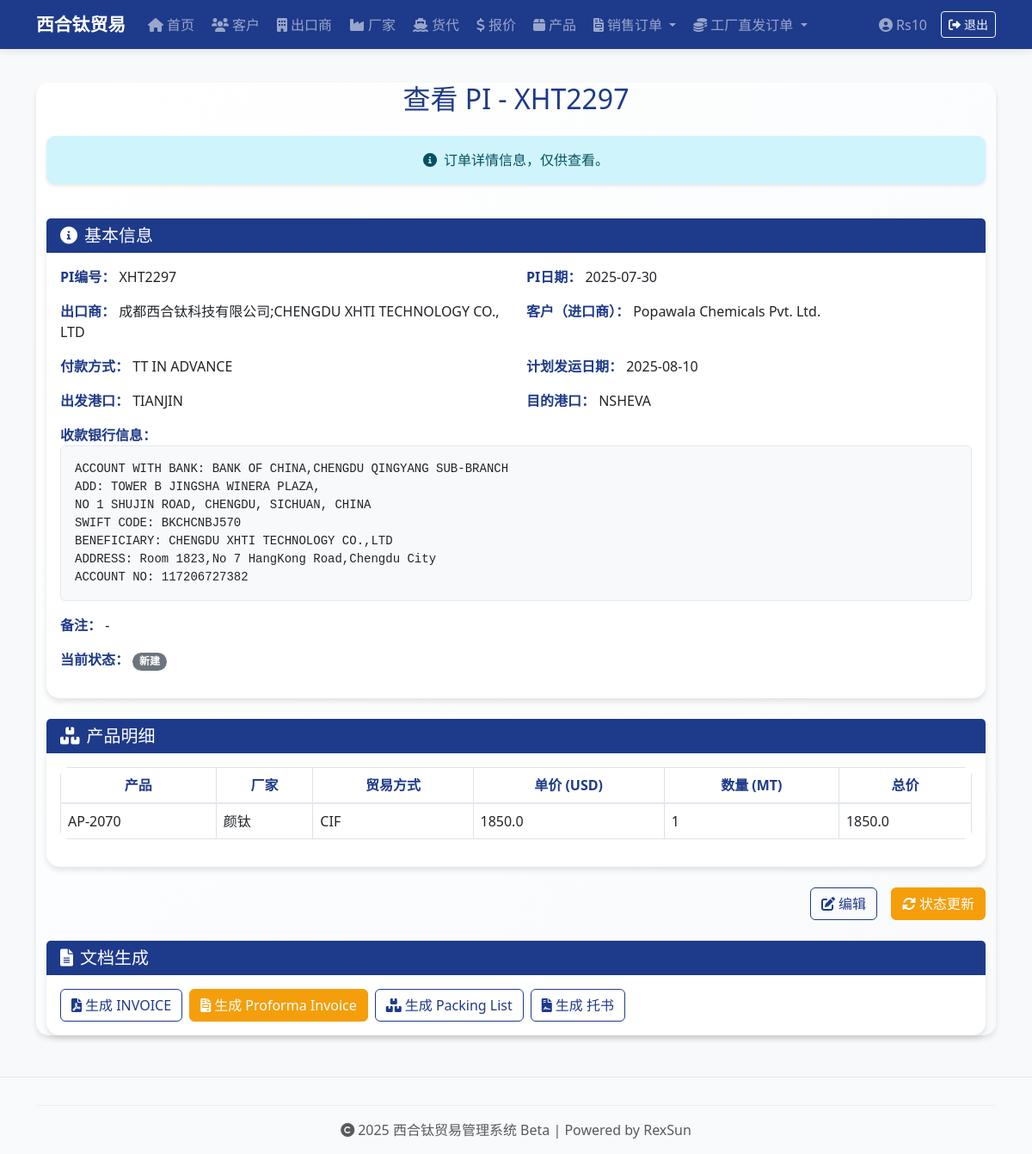
The app's page /pi/10 (signed in) with its own data.
### app.py (models this page shows, shortened)
class User(UserMixin, db.Model):
    id = db.Column(db.Integer, primary_key=True)
    username = db.Column(db.String(50), unique=True, nullable=False)
    password_hash = db.Column(db.String(128), nullable=False)
    role = db.Column(db.String(20), default='admin')

class PI(db.Model):
    __tablename__ = 'pi'
    id = db.Column(db.Integer, primary_key=True)
    pi_no = db.Column(db.String(50), unique=True, nullable=False)
    pi_date = db.Column(db.Date, nullable=False)
    customer_id = db.Column(db.Integer, db.ForeignKey('customer.id'), nullable=False)
    exporter_id = db.Column(db.Integer, db.ForeignKey('exporter.id'), nullable=False)
    payment_terms = db.Column(db.String(100))
    loading_port = db.Column(db.String(100))
    destination_port = db.Column(db.String(100))
    bank = db.Column(db.Text) # 存放整段银行账户信息文本
    shipment_date = db.Column(db.Date)
    note = db.Column(db.String(200))
    status = db.Column(db.String(20), default='新建')
    customer_name_snapshot = db.Column(db.String(100))  # 客户名称快照
    customer_address_snapshot = db.Column(db.String(200))  # 客户地址快照
    customer_tax_code_snapshot = db.Column(db.String(100))  # 客户税号快照
    customer_country_snapshot = db.Column(db.String(50))  # 客户国家快照
    customer_contact_snapshot = db.Column(db.String(100))  # 客户联系人快照
    customer_phone_snapshot = db.Column(db.String(50))  # 客户电话快照
    customer_email_snapshot = db.Column(db.String(100))  # 客户邮箱快照
    exporter_name_snapshot = db.Column(db.String(100))  # 出口商名称快照
    exporter_address_snapshot = db.Column(db.String(200))  # 出口商地址快照
    exporter_tax_code_snapshot = db.Column(db.String(100))  # 出口商税号快照
    exporter_country_snapshot = db.Column(db.String(50))  # 出口商国家快照
    exporter_contact_snapshot = db.Column(db.String(100))  # 出口商联系人快照
    exporter_phone_snapshot = db.Column(db.String(50))  # 出口商电话快照
    exporter_email_snapshot = db.Column(db.String(100))  # 出口商邮箱快照
    products = db.relationship('PIItem', backref='pi', cascade="all, delete-orphan")  # 👈 注意这里不用引号
    customer = db.relationship('Customer')
    exporter = db.relationship('Exporter', foreign_keys='PI.exporter_id')
    freight_forwarder_id = db.Column(db.Integer, db.ForeignKey('freight_forwarder.id'))
    freight_forwarder = db.relationship('FreightForwarder')
    ocean_freight = db.Column(db.Float)
    container_date = db.Column(db.Date)
    container_location = db.Column(db.String(100))
    etd = db.Column(db.Date)
    eta = db.Column(db.Date)
    coo_required = db.Column(db.String(10))   # '需要' / '不需要'
    apta_required = db.Column(db.String(10))
    export_license_required = db.Column(db.String(10))
    customs_docs_required = db.Column(db.String(10))
    other_documents = db.Column(db.String(200))
    bill_of_lading = db.Column(db.String(100))
    shipping_company = db.Column(db.String(100))
    coa_status = db.Column(db.String(20))
    insurance_status = db.Column(db.String(20))
    document_shipping_status = db.Column(db.String(20))
    tracking_number = db.Column(db.String(100))
    batch_no = db.Column(db.String(200)) #多个批号用 ; 分隔
    actual_departure_date = db.Column(db.Date)  # 实际发运日期 7.4日新增
    vessel_info = db.Column(db.String(100))
    booking_number = db.Column(db.String(100))
    container_type_quantity = db.Column(db.String(20))
    shipping_mark = db.Column(db.String(50))
    freight_term = db.Column(db.String(50))
    contract_number = db.Column(db.String(100))
    freight_clause = db.Column(db.String(200))
    waybill_option = db.Column(db.String(50))
    container_number = db.Column(db.String(50))
    seal_number = db.Column(db.String(50))
    container_type = db.Column(db.String(20))
    quantity_units = db.Column(db.Float)
    gross_weight = db.Column(db.Float)
    volume = db.Column(db.Float)
    vgm = db.Column(db.String(50))
    total_quantity = db.Column(db.Float)
    total_quantity_unit = db.Column(db.String(20))
    total_weight = db.Column(db.Float)
    total_weight_unit = db.Column(db.String(20))
    total_volume = db.Column(db.Float)
    total_volume_unit = db.Column(db.String(20))
    total_vgm = db.Column(db.String(50))
    actual_arrival_date = db.Column(db.Date)  # 实际到港日期
    payment_received = db.Column(db.String(10))  # 货款收齐：'已收齐' / '未收齐'
    freight_invoice_amount = db.Column(db.Float)  # 货代账单金额
    freight_invoice_confirmed = db.Column(db.String(10))  # 货代账单确认状态 '已确认' / '未确认'
    freight_invoice_issued = db.Column(db.String(10))  # 货代发票开具状态 '已开具' / '未开具'
    telex_release = db.Column(db.String(10))  # PI电放状态 '已电放' / '未电放'
    settlement_documents_required = db.Column(db.String(10))  # 结汇文件 '需要' / '不需要'
    freight_payment_status = db.Column(db.String(10))  # 运费付款状态：'已付款' / '未付款'
    commission_factory_id = db.Column(db.Integer, db.ForeignKey('factory.id'))
    commission_exporter_id = db.Column(db.Integer, db.ForeignKey('exporter.id'))
    commission_amount = db.Column(db.Float)
    commission_rate = db.Column(db.Float)
    commission_status = db.Column(db.String(20))
    factory_sale_amount = db.Column(db.Float)
    commission_factory = db.relationship('Factory', foreign_keys='PI.commission_factory_id')
    commission_exporter = db.relationship('Exporter', foreign_keys='PI.commission_exporter_id')

class PIItem(db.Model):
    __tablename__ = 'pi_item'
    id = db.Column(db.Integer, primary_key=True)
    pi_id = db.Column(db.Integer, db.ForeignKey('pi.id'), nullable=False)
    product_id = db.Column(db.Integer, db.ForeignKey('product.id'), nullable=False)
    factory_id = db.Column(db.Integer, db.ForeignKey('factory.id'), nullable=False)
    trade_term = db.Column(db.String(50))
    unit_price = db.Column(db.Float)
    quantity = db.Column(db.Float)
    total_price = db.Column(db.Float)
    product_category_snapshot = db.Column(db.String(100))  # 产品类别快照
    product_brand_snapshot = db.Column(db.String(100))  # 产品品牌快照
    product_model_snapshot = db.Column(db.String(100))  # 产品型号快照
    product_packaging_snapshot = db.Column(db.String(100))  # 产品包装快照
    factory_name_snapshot = db.Column(db.String(100))  # 厂家名称快照
    factory_address_snapshot = db.Column(db.String(200))  # 厂家地址快照
    factory_tax_code_snapshot = db.Column(db.String(100))  # 厂家税号快照
    factory_country_snapshot = db.Column(db.String(50))  # 厂家国家快照
    factory_contact_snapshot = db.Column(db.String(100))  # 厂家联系人快照
    factory_phone_snapshot = db.Column(db.String(50))  # 厂家电话快照
    factory_email_snapshot = db.Column(db.String(100))  # 厂家邮箱快照
    product = db.relationship('Product')
    factory = db.relationship('Factory')

### app.py (the view)
@app.route('/pi/<int:pi_id>')
@login_required
def view_pi(pi_id):
    pi = PI.query.get_or_404(pi_id)
    return render_template('view_pi.html', pi=pi)

### templates/view_pi.html (shortened to what this page needs)
{% extends 'base.html' %}
{% block content %}
<div class="container mt-4">
  <div class="row mb-4">
    <div class="col-12">
      <h2 class="text-center mb-4 text-navy">查看 PI - {{ pi.pi_no }}</h2>
      <div class="alert alert-info text-center border-0" role="alert">
        <i class="fas fa-info-circle me-2"></i>订单详情信息，仅供查看。
      </div>
    </div>
  </div>
  {% set is_commission = pi.commission_factory_id or pi.commission_exporter_id %}
  <div class="card mb-4 border-0">
    <div class="card-header bg-navy text-white">
      <h5 class="mb-0">
        <i class="fas fa-info-circle me-2"></i>基本信息
      </h5>
    </div>
    <div class="card-body">
      <div class="row">
        <div class="col-md-6 mb-3"><strong class="text-navy">PI编号：</strong> {{ pi.pi_no }}</div>
        <div class="col-md-6 mb-3"><strong class="text-navy">PI日期：</strong> {{ pi.pi_date }}</div>
      </div>
      <div class="row">
        {% if is_commission %}
          <div class="col-md-6 mb-3"><strong class="text-navy">厂家：</strong> {{ pi.commission_factory.name if pi.commission_factory else '-' }}</div>
          <div class="col-md-6 mb-3"><strong class="text-navy">客户：</strong> {{ pi.customer_name_snapshot or pi.customer.name }}</div>
        {% else %}
          <div class="col-md-6 mb-3"><strong class="text-navy">出口商：</strong> {{ pi.exporter_name_snapshot or pi.exporter.name }}</div>
          <div class="col-md-6 mb-3"><strong class="text-navy">客户（进口商）：</strong> {{ pi.customer_name_snapshot or pi.customer.name }}</div>
        {% endif %}
      </div>
      <div class="row">
        <div class="col-md-6 mb-3"><strong class="text-navy">付款方式：</strong> {{ pi.payment_terms }}</div>
        <div class="col-md-6 mb-3"><strong class="text-navy">计划发运日期：</strong> {{ pi.shipment_date }}</div>
      </div>
      <div class="row">
        <div class="col-md-6 mb-3"><strong class="text-navy">出发港口：</strong> {{ pi.loading_port }}</div>
        <div class="col-md-6 mb-3"><strong class="text-navy">目的港口：</strong> {{ pi.destination_port }}</div>
      </div>
      <div class="mb-3"><strong class="text-navy">收款银行信息：</strong><br><pre class="mb-0 bg-light p-3 rounded">{{ pi.bank }}</pre></div>
      <div class="mb-3"><strong class="text-navy">备注：</strong> {{ pi.note or '-' }}</div>
      <div class="mb-3">
        <strong class="text-navy">当前状态：</strong>
        {% if pi.status == '已完成' %}
          <span class="badge bg-success rounded-pill">{{ pi.status }}</span>
        {% else %}
          <span class="badge bg-secondary rounded-pill">{{ pi.status }}</span>
        {% endif %}
      </div>
    </div>
  </div>
  <div class="card mb-4 border-0">
    <div class="card-header bg-navy text-white">
      <h5 class="mb-0">
        <i class="fas fa-boxes me-2"></i>产品明细
      </h5>
    </div>
    <div class="card-body">
      <div class="table-responsive">
        <table class="table table-bordered">
          <thead class="bg-light-gray">
            <tr>
              <th class="text-center text-navy">产品</th>
              <th class="text-center text-navy">厂家</th>
              <th class="text-center text-navy">贸易方式</th>
              <th class="text-center text-navy">单价 (USD)</th>
              <th class="text-center text-navy">数量 (MT)</th>
              <th class="text-center text-navy">总价</th>
            </tr>
          </thead>
          <tbody>
            {% for item in pi.products %}
            <tr>
              <td>{{ item.product_model_snapshot or item.product.model }}{% if item.product_brand_snapshot or item.product.brand %} / {{ item.product_brand_snapshot or item.product.brand }}{% endif %}</td>
              <td>{{ item.factory_name_snapshot or item.factory.name }}</td>
              <td>{{ item.trade_term }}</td>
              <td>{{ item.unit_price }}</td>
              <td>{{ item.quantity|int }}</td>
              <td>{{ item.total_price }}</td>
            </tr>
            {% endfor %}
          </tbody>
        </table>
      </div>
    </div>
  </div>
  <div class="d-grid gap-2 d-md-flex justify-content-md-end mb-4">
    {% if is_commission %}
    <a href="{{ url_for('edit_commission_pi', pi_id=pi.id) }}" class="btn btn-outline-navy me-md-2">
      <i class="fas fa-edit me-1"></i>编辑
    </a>
    {% else %}
    <a href="{{ url_for('edit_pi', pi_id=pi.id) }}" class="btn btn-outline-navy me-md-2">
      <i class="fas fa-edit me-1"></i>编辑
    </a>
    {% endif %}
    {% if pi.status != '已完成' %}
    {% if is_commission %}
    <a href="{{ url_for('update_commission_pi_status', pi_id=pi.id) }}" class="btn btn-accent">
      <i class="fas fa-sync-alt me-1"></i>状态更新
    </a>
    {% else %}
    <a href="{{ url_for('update_pi_status', pi_id=pi.id) }}" class="btn btn-accent">
      <i class="fas fa-sync-alt me-1"></i>状态更新
    </a>
    {% endif %}
    {% else %}
    <button class="btn btn-secondary" disabled title="订单已完成，无法进行状态更新">
      <i class="fas fa-lock me-1"></i>状态更新
    </button>
    {% endif %}
  </div>
  <div class="card mb-4 border-0">
    <div class="card-header bg-navy text-white">
      <h5 class="mb-0">
        <i class="fas fa-file-alt me-2"></i>文档生成
      </h5>
    </div>
    <div class="card-body">
      <div class="d-flex flex-wrap gap-2">
        <a href="/generate-invoice-pdf/{{ pi.id }}" class="btn btn-outline-navy" target="_blank">
          <i class="fas fa-file-pdf me-1"></i>生成 INVOICE
        </a>
        <a href="/generate-invoice/{{ pi.id }}" class="btn btn-accent" target="_blank">
          <i class="fas fa-file-invoice me-1"></i>生成 Proforma Invoice
        </a>
        <a href="/generate-packing-list/{{ pi.id }}" class="btn btn-outline-navy" target="_blank">
          <i class="fas fa-boxes me-1"></i>生成 Packing List
        </a>
        <a href="/generate-booking/{{ pi.id }}" class="btn btn-outline-navy" target="_blank">
          <i class="fas fa-file-contract me-1"></i>生成 托书
        </a>
      </div>
    </div>
  </div>
</div>
{% endblock %}

### templates/base.html (shortened to what this page needs)
<!DOCTYPE html>
<html lang="zh-CN">
<head>
  <link href="https://cdn.jsdelivr.net/npm/bootstrap@5.3.0/dist/css/bootstrap.min.css" rel="stylesheet">
  <link href="https://cdnjs.cloudflare.com/ajax/libs/font-awesome/6.0.0/css/all.min.css" rel="stylesheet">
  <link href="{{ url_for('static', filename='style.css') }}" rel="stylesheet">
</head>
<body>
  {% if not (request.endpoint == 'login' or request.endpoint == 'static') %}
  <nav class="navbar navbar-expand-lg navbar-dark bg-navy fixed-top">
    <div class="container">
      <a class="navbar-brand fw-bold" href="/">
        西合钛贸易
      </a>
      <div class="collapse navbar-collapse" id="navbarNav">
        <ul class="navbar-nav me-auto mb-2 mb-lg-0">
          <li class="nav-item">
            <a class="nav-link" href="/">
              <i class="fas fa-home me-1"></i>首页
            </a>
          </li>
          <li class="nav-item">
            <a class="nav-link" href="/customers">
              <i class="fas fa-users me-1"></i>客户
            </a>
          </li>
          <li class="nav-item">
            <a class="nav-link" href="/exporters">
              <i class="fas fa-building me-1"></i>出口商
            </a>
          </li>
          <li class="nav-item">
            <a class="nav-link" href="/factories">
              <i class="fas fa-industry me-1"></i>厂家
            </a>
          </li>
          <li class="nav-item">
            <a class="nav-link" href="/freight-forwarders">
              <i class="fas fa-ship me-1"></i>货代
            </a>
          </li>
          <li class="nav-item">
            <a class="nav-link" href="/freight-quotes">
              <i class="fas fa-dollar-sign me-1"></i>报价
            </a>
          </li>
          <li class="nav-item">
            <a class="nav-link" href="/products">
              <i class="fas fa-box me-1"></i>产品
            </a>
          </li>
          <li class="nav-item dropdown">
            <a class="nav-link dropdown-toggle" href="#" id="salesOrderDropdown" role="button" data-bs-toggle="dropdown" aria-expanded="false">
              <i class="fas fa-file-invoice me-1"></i>销售订单
            </a>
          </li>
          <li class="nav-item dropdown">
            <a class="nav-link dropdown-toggle" href="#" id="commissionOrderDropdown" role="button" data-bs-toggle="dropdown" aria-expanded="false">
              <i class="fas fa-coins me-1"></i>工厂直发订单
            </a>
          </li>
        </ul>
        {% if current_user.is_authenticated %}
        <ul class="navbar-nav ms-auto">
          <li class="nav-item d-flex align-items-center">
            <span class="navbar-text me-3">
              <i class="fas fa-user-circle me-1"></i>{{ current_user.username }}
            </span>
          </li>
          <li class="nav-item d-flex align-items-center">
            <a class="btn btn-outline-light btn-sm" href="{{ url_for('logout') }}">
              <i class="fas fa-sign-out-alt me-1"></i>退出
            </a>
          </li>
        </ul>
        {% endif %}
      </div>
    </div>
  </nav>
  {% endif %}
  <div class="container mt-5 pt-4">
    <div class="content-card">
      {% block content %}
      {% endblock %}
    </div>
  </div>
  <footer class="footer text-center text-muted py-3 mt-5">
    <div class="container">
      <hr class="my-3">
      <p class="mb-0">
        <i class="fas fa-copyright me-1"></i>2025 西合钛贸易管理系统 Beta | Powered by RexSun
      </p>
    </div>
  </footer>
</body>
</html>

### records on screen
User: username "Rs10"
PI: pi_no "XHT2297", pi_date "2025-07-30", exporter_name_snapshot "成都西合钛科技有限公司;CHENGDU XHTI TECHNOLOGY CO., LTD", customer_name_snapshot "Popawala Chemicals Pvt. Ltd.", payment_terms "TT IN ADVANCE", shipment_date "2025-08-10", loading_port "TIANJIN", destination_port "NSHEVA", bank "ACCOUNT WITH BANK: BANK OF CHINA,CHENGDU QINGYANG SUB-BRANCH ADD: TOWER B JINGSHA WINERA PLAZA, NO 1 SHUJIN ROAD, CHENGDU, SICHUAN, CHINA SWIFT CODE: BKCHCNBJ570 BENEFICIARY: CHENGDU XHTI TECHNOLOGY CO.,LTD ADDRESS: Room 1823,No 7 HangKong Road,Chengdu City ACCOUNT NO: 117206727382", note "-", status "新建"
PIItem: product_model_snapshot "AP-2070", factory_name_snapshot "颜钛", trade_term "CIF", unit_price "1850.0", quantity "1", total_price "1850.0"
